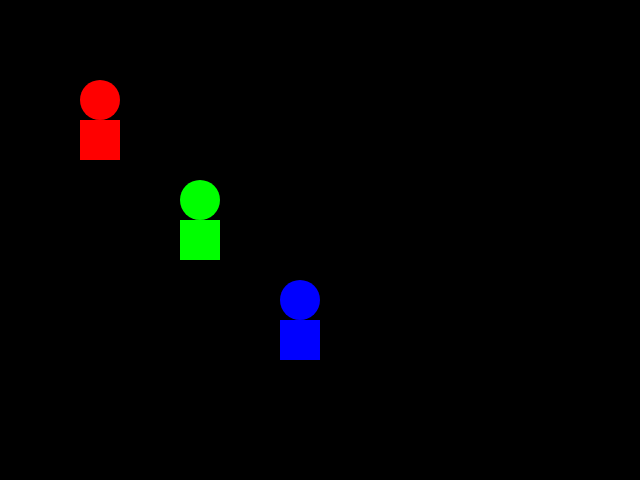
Frame 1 (no input)
Frame 60 (no input): identical to frame 1, image omitted
Frame 120 (the mouse pressed at the canvas centre since frame 60): identical to frame 1, image omitted

The p5.js sketch that drew this single still picture (run headless with seeded random() and noise() and a simulated clock; from frame 60 on, the mouse is pressed at the canvas centre):

// p5.js sketch
// ── sketch.js
function drawCharacter(x, y, r, g, b) {
  const headSize = 40;
  noStroke();
  fill(r, g, b);
  circle(x, y, headSize);
  rect(x - (headSize / 2), y + (headSize / 2), headSize, headSize);

}
function setup() {
  createCanvas(640, 480);
}

function draw() {
  background(0, 0, 0);

  // TODO: 以下のキャラクター描画処理を、自作関数 drawCharacter に移動する
  /*const headSize = 40;
  noStroke();
  fill(255, 0, 0);
  circle(100, 200, headSize);
  rect(100 - (headSize / 2), 200 + (headSize / 2), headSize, headSize); // 体を頭と同じサイズ感で描画*/


  // TODO: 自作した関数 drawCharacter を、好きな座標・好きな色で 3 回呼び出す
  drawCharacter(100, 100, 255, 0, 0);
  drawCharacter(200, 200, 0, 255, 0);
  drawCharacter(300, 300, 0, 0, 255);
}


// TODO: 引数として x, y, r, g, b を持つ関数 "drawCharacter" を定義する
//       x,y は頭の中心座標の指定、r,g,b はそれぞれ red/green/blue を意味し、塗り潰しの色の指定とする
//       関数の中身は上記 draw() のキャラクター描画処理に準じるが、座標や色を指定している部分を引数に置き換える必要がある
